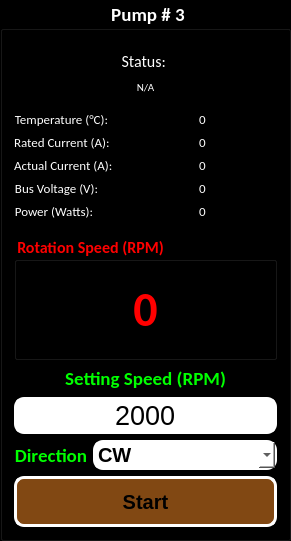
   <widget class="QGroupBox" name="groupBox_6">
    <property name="enabled">
     <bool>true</bool>
    </property>
    <property name="minimumSize">
     <size>
      <width>291</width>
      <height>541</height>
     </size>
    </property>
    <property name="maximumSize">
     <size>
      <width>1667</width>
      <height>1677</height>
     </size>
    </property>
    <property name="font">
     <font>
      <family>Calibri</family>
      <pointsize>14</pointsize>
      <weight>75</weight>
      <bold>true</bold>
     </font>
    </property>
    <property name="styleSheet">
     <string notr="true">color: rgb(255, 255, 255);
background-color: rgb(0, 0, 0);
border-color: white;
border-width:5px;</string>
    </property>
    <property name="title">
     <string>Pump # 3</string>
    </property>
    <property name="alignment">
     <set>Qt::AlignCenter</set>
    </property>
    <layout class="QVBoxLayout" name="verticalLayout_7">
     <item>
      <layout class="QVBoxLayout" name="verticalLayout_39">
       <item>
        <widget class="Line" name="line_17">
         <property name="orientation">
          <enum>Qt::Horizontal</enum>
         </property>
        </widget>
       </item>
       <item>
        <widget class="QLabel" name="label_75">
         <property name="font">
          <font>
           <family>Calibri</family>
           <pointsize>12</pointsize>
          </font>
         </property>
         <property name="text">
          <string>Status: </string>
         </property>
         <property name="alignment">
          <set>Qt::AlignCenter</set>
         </property>
        </widget>
       </item>
       <item>
        <widget class="QLabel" name="lbStatus3">
         <property name="font">
          <font>
           <family>Calibri</family>
           <pointsize>8</pointsize>
          </font>
         </property>
         <property name="text">
          <string>N/A</string>
         </property>
         <property name="scaledContents">
          <bool>true</bool>
         </property>
         <property name="alignment">
          <set>Qt::AlignCenter</set>
         </property>
         <property name="wordWrap">
          <bool>true</bool>
         </property>
        </widget>
       </item>
       <item>
        <widget class="Line" name="line_18">
         <property name="orientation">
          <enum>Qt::Horizontal</enum>
         </property>
        </widget>
       </item>
      </layout>
     </item>
     <item>
      <layout class="QVBoxLayout" name="verticalLayout_36">
       <item>
        <layout class="QHBoxLayout" name="horizontalLayout_8">
         <item>
          <layout class="QVBoxLayout" name="verticalLayout_40">
           <item alignment="Qt::AlignLeft">
            <widget class="QLabel" name="label_76">
             <property name="font">
              <font>
               <family>Calibri</family>
               <pointsize>10</pointsize>
              </font>
             </property>
             <property name="text">
              <string>Temperature (°C):</string>
             </property>
             <property name="alignment">
              <set>Qt::AlignRight|Qt::AlignTrailing|Qt::AlignVCenter</set>
             </property>
            </widget>
           </item>
           <item>
            <widget class="QLabel" name="label_77">
             <property name="font">
              <font>
               <family>Calibri</family>
               <pointsize>10</pointsize>
              </font>
             </property>
             <property name="text">
              <string>Rated Current (A):</string>
             </property>
             <property name="alignment">
              <set>Qt::AlignLeading|Qt::AlignLeft|Qt::AlignVCenter</set>
             </property>
            </widget>
           </item>
           <item>
            <widget class="QLabel" name="label_78">
             <property name="font">
              <font>
               <family>Calibri</family>
               <pointsize>10</pointsize>
              </font>
             </property>
             <property name="text">
              <string>Actual Current (A):</string>
             </property>
             <property name="alignment">
              <set>Qt::AlignLeading|Qt::AlignLeft|Qt::AlignVCenter</set>
             </property>
            </widget>
           </item>
           <item alignment="Qt::AlignLeft">
            <widget class="QLabel" name="label_79">
             <property name="font">
              <font>
               <family>Calibri</family>
               <pointsize>10</pointsize>
              </font>
             </property>
             <property name="text">
              <string>Bus Voltage (V):</string>
             </property>
             <property name="alignment">
              <set>Qt::AlignRight|Qt::AlignTrailing|Qt::AlignVCenter</set>
             </property>
            </widget>
           </item>
           <item alignment="Qt::AlignLeft">
            <widget class="QLabel" name="label_80">
             <property name="font">
              <font>
               <family>Calibri</family>
               <pointsize>10</pointsize>
              </font>
             </property>
             <property name="text">
              <string>Power (Watts):</string>
             </property>
             <property name="alignment">
              <set>Qt::AlignRight|Qt::AlignTrailing|Qt::AlignVCenter</set>
             </property>
            </widget>
           </item>
          </layout>
         </item>
         <item>
          <layout class="QVBoxLayout" name="verticalLayout_41">
           <item>
            <widget class="QLabel" name="lbTemp3">
             <property name="font">
              <font>
               <family>Calibri</family>
               <pointsize>10</pointsize>
              </font>
             </property>
             <property name="text">
              <string>0</string>
             </property>
             <property name="alignment">
              <set>Qt::AlignCenter</set>
             </property>
            </widget>
           </item>
           <item>
            <widget class="QLabel" name="lbRatedCurrent3">
             <property name="font">
              <font>
               <family>Calibri</family>
               <pointsize>10</pointsize>
              </font>
             </property>
             <property name="text">
              <string>0</string>
             </property>
             <property name="alignment">
              <set>Qt::AlignCenter</set>
             </property>
            </widget>
           </item>
           <item>
            <widget class="QLabel" name="lbActualCurrent3">
             <property name="minimumSize">
              <size>
               <width>149</width>
               <height>16</height>
              </size>
             </property>
             <property name="font">
              <font>
               <family>Calibri</family>
               <pointsize>10</pointsize>
              </font>
             </property>
             <property name="text">
              <string>0</string>
             </property>
             <property name="alignment">
              <set>Qt::AlignCenter</set>
             </property>
            </widget>
           </item>
           <item>
            <widget class="QLabel" name="lbBusVoltage3">
             <property name="font">
              <font>
               <family>Calibri</family>
               <pointsize>10</pointsize>
              </font>
             </property>
             <property name="text">
              <string>0</string>
             </property>
             <property name="alignment">
              <set>Qt::AlignCenter</set>
             </property>
            </widget>
           </item>
           <item>
            <widget class="QLabel" name="lbPower3">
             <property name="font">
              <font>
               <family>Calibri</family>
               <pointsize>10</pointsize>
              </font>
             </property>
             <property name="text">
              <string>0</string>
             </property>
             <property name="alignment">
              <set>Qt::AlignCenter</set>
             </property>
            </widget>
           </item>
          </layout>
         </item>
        </layout>
       </item>
       <item>
        <widget class="Line" name="line_16">
         <property name="orientation">
          <enum>Qt::Horizontal</enum>
         </property>
        </widget>
       </item>
       <item>
        <widget class="QGroupBox" name="groupBox_9">
         <property name="minimumSize">
          <size>
           <width>251</width>
           <height>125</height>
          </size>
         </property>
         <property name="maximumSize">
          <size>
           <width>269</width>
           <height>125</height>
          </size>
         </property>
         <property name="font">
          <font>
           <family>Calibri</family>
           <pointsize>12</pointsize>
           <weight>75</weight>
           <bold>true</bold>
          </font>
         </property>
         <property name="styleSheet">
          <string notr="true">color: rgb(255, 0, 0);</string>
         </property>
         <property name="title">
          <string>Rotation Speed (RPM)</string>
         </property>
         <layout class="QVBoxLayout" name="verticalLayout_37">
          <item>
           <layout class="QVBoxLayout" name="verticalLayout_38">
            <item>
             <widget class="QLabel" name="lbActualSpeed3">
              <property name="minimumSize">
               <size>
                <width>219</width>
                <height>59</height>
               </size>
              </property>
              <property name="font">
               <font>
                <family>Calibri</family>
                <pointsize>36</pointsize>
                <weight>75</weight>
                <bold>true</bold>
               </font>
              </property>
              <property name="text">
               <string>0</string>
              </property>
              <property name="alignment">
               <set>Qt::AlignCenter</set>
              </property>
             </widget>
            </item>
           </layout>
          </item>
         </layout>
        </widget>
       </item>
       <item>
        <widget class="QLabel" name="label_73">
         <property name="font">
          <font>
           <family>Calibri</family>
           <pointsize>14</pointsize>
           <weight>75</weight>
           <bold>true</bold>
          </font>
         </property>
         <property name="styleSheet">
          <string notr="true">color: rgb(0, 255, 0);</string>
         </property>
         <property name="text">
          <string>Setting Speed (RPM)</string>
         </property>
         <property name="alignment">
          <set>Qt::AlignCenter</set>
         </property>
        </widget>
       </item>
       <item>
        <layout class="QFormLayout" name="formLayout_8">
         <item row="1" column="1">
          <widget class="QComboBox" name="cbRotation3">
           <property name="enabled">
            <bool>false</bool>
           </property>
           <property name="font">
            <font>
             <pointsize>15</pointsize>
             <weight>75</weight>
             <bold>true</bold>
            </font>
           </property>
           <property name="styleSheet">
            <string notr="true">background-color:  white;
border-color: white;
border-width: 2px;
border-radius: 10px;
border-style: outset;
color: rgb(0, 0, 0);</string>
           </property>
           <property name="editable">
            <bool>false</bool>
           </property>
           <item>
            <property name="text">
             <string>CW</string>
            </property>
           </item>
           <item>
            <property name="text">
             <string>CCW</string>
            </property>
           </item>
          </widget>
         </item>
         <item row="1" column="0">
          <widget class="QLabel" name="label_74">
           <property name="font">
            <font>
             <family>Calibri</family>
             <pointsize>14</pointsize>
             <weight>75</weight>
             <bold>true</bold>
            </font>
           </property>
           <property name="styleSheet">
            <string notr="true">color: rgb(0, 255, 0);</string>
           </property>
           <property name="text">
            <string>Direction</string>
           </property>
           <property name="alignment">
            <set>Qt::AlignRight|Qt::AlignTrailing|Qt::AlignVCenter</set>
           </property>
          </widget>
         </item>
         <item row="0" column="0" colspan="2">
          <widget class="QLineEdit" name="lnTargetSpeed3">
           <property name="enabled">
            <bool>false</bool>
           </property>
           <property name="font">
            <font>
             <pointsize>20</pointsize>
            </font>
           </property>
           <property name="styleSheet">
            <string notr="true">background-color:  white;
border-color: white;
border-width: 2px;
border-radius: 10px;
border-style: outset;
color: rgb(0, 0, 0);</string>
           </property>
           <property name="text">
            <string>2000</string>
           </property>
           <property name="alignment">
            <set>Qt::AlignCenter</set>
           </property>
          </widget>
         </item>
        </layout>
       </item>
       <item>
        <widget class="QPushButton" name="btnStart3">
         <property name="enabled">
          <bool>false</bool>
         </property>
         <property name="minimumSize">
          <size>
           <width>241</width>
           <height>51</height>
          </size>
         </property>
         <property name="font">
          <font>
           <pointsize>15</pointsize>
           <weight>75</weight>
           <bold>true</bold>
          </font>
         </property>
         <property name="styleSheet">
          <string notr="true">background-color: #814813;
border-color: white;
border-width: 3px;
border-radius: 10px;
border-style: outset;
color: rgb(0, 0, 0);</string>
         </property>
         <property name="text">
          <string>Start</string>
         </property>
        </widget>
       </item>
      </layout>
     </item>
    </layout>
   </widget>
